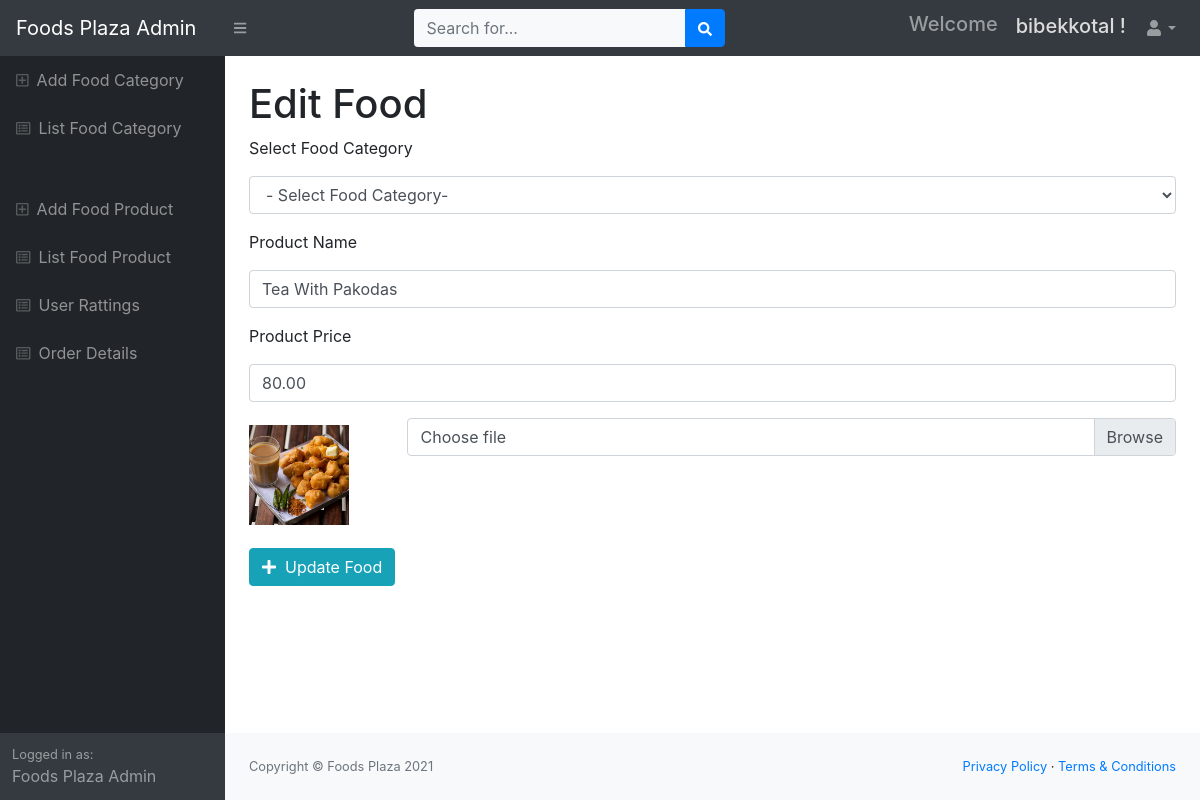
Page /admin/_update_food.php?efid=5 (signed in) on the committed database.
### tables this page shows
CREATE TABLE `foods` (
  `f_id` int(10) NOT NULL,
  `c_id` int(10) NOT NULL,
  `f_name` varchar(100) NOT NULL,
  `f_price` decimal(10,2) NOT NULL,
  `f_image` varchar(200) NOT NULL
);

### admin/_update_food.php (the view, shortened to what this page needs)
<?php session_start();
if (!isset($_SESSION['aun'])) {
    header("location:login.php");
} ?><!DOCTYPE html>
<html lang="en">
    <head>
        <link href="css/styles.css" rel="stylesheet" />
        <link href="https://cdn.datatables.net/1.10.20/css/dataTables.bootstrap4.min.css" rel="stylesheet" />
    </head>
    <body class="sb-nav-fixed">
    <?php include("inc/top.php"); ?>
        <div id="layoutSidenav">
     <?php include("inc/side.php"); ?>
            <div id="layoutSidenav_content">
                <main>
<div class="container-fluid">
        <h1 class="mt-4">Edit Food</h1>
        <?php include'inc/db.php';
        $id=$_GET['efid'];
        $select="SELECT * FROM foods WHERE f_id='$id'";
        $result=$con->query($select);
        while ($row=$result->fetch_assoc()){
            ?>
        <form action="_update_ins_food.php" method="post" enctype="multipart/form-data">
            <p>Select Food Category</p>
            <p><select id="category" name="category" class="form-control">
            <option <?php if ($row['c_id']=="") { echo "selected"; } ?> value=""> - Select Food Category- </option>
            </select></p>
            <p>Product Name</p><p><input type="text" name="name" class="form-control" value="<?php echo $row['f_name']; ?>"></p>
            <p>Product Price</p><p><input type="text" name="price" class="form-control" value="<?php echo $row['f_price']; ?>"></p>
             <div class="form-group row">
                <div class="col-sm-2 col-form-label"> <img src="../product_img/<?php echo $row['f_image']; ?>" style="width: 100px;"></div>
                <div class="col-sm-10">
                  <div class="custom-file">
                    <label class="custom-file-label" for="customFile">Choose file</label>
                  </div>
                </div>
              </div>
            <button type="submit" name="update" class="btn btn-info"><i class="fas fa-plus"></i>&nbsp Update Food</button>
        </form>  <?php } ?>
</div>
                </main>
    <?php include("inc/footer.php"); ?>
            </div>
        </div>
    </body>
</html>

### rows in the picture
foods: name "Tea With Pakodas", price "80.00", f_image (picture)

### other values in the picture
$_SESSION['aun'] "bibekkotal"
